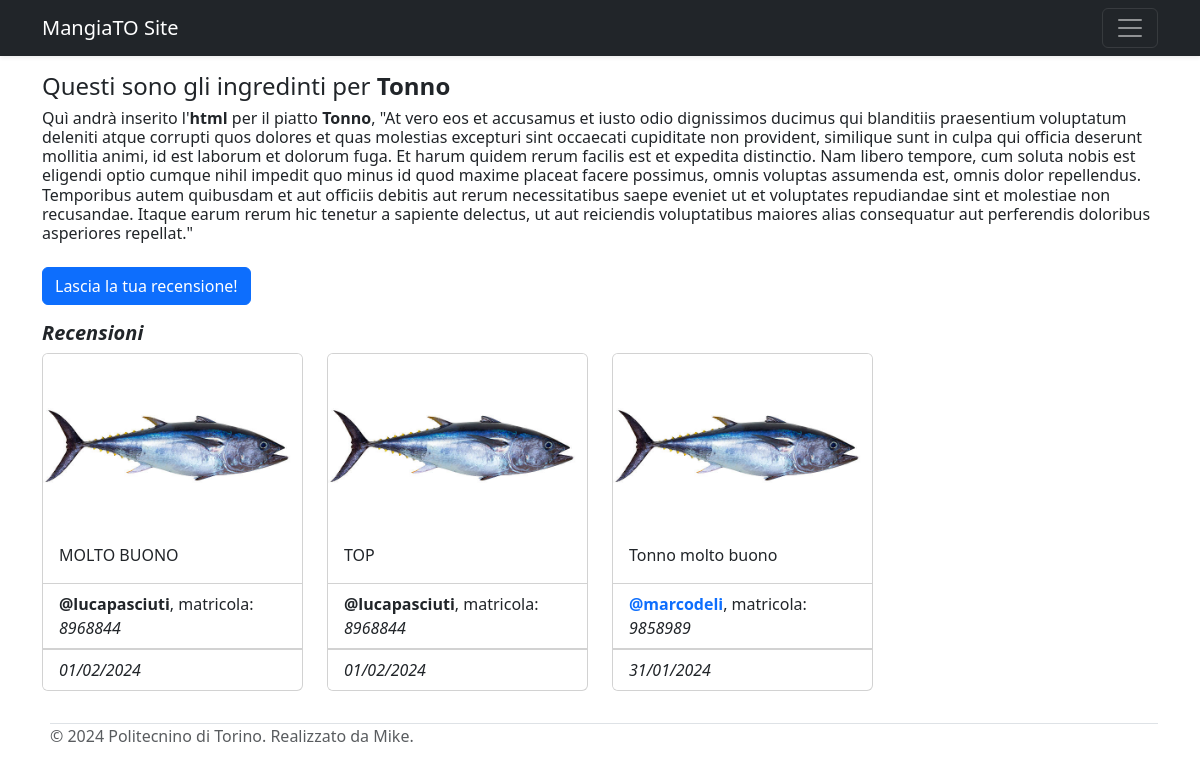
Screenshot of /piatti/4 (signed in) with the database file from the repository.
### tables this page shows
CREATE TABLE "piatti" (
	"id"	INTEGER NOT NULL,
	"nome_piatto"	TEXT NOT NULL UNIQUE,
	"sconto"	INTEGER,
	"categoria"	INTEGER NOT NULL,
	PRIMARY KEY("id" AUTOINCREMENT)
);

CREATE TABLE "recensioni" (
	"id"	INTEGER NOT NULL,
	"recensione"	TEXT NOT NULL,
	"data"	TEXT NOT NULL,
	"file"	TEXT UNIQUE,
	"id_piatto"	INTEGER NOT NULL,
	"id_utente"	INTEGER NOT NULL,
	FOREIGN KEY("id_piatto") REFERENCES "piatti"("id"),
	FOREIGN KEY("id_utente") REFERENCES "utenti"("id") ON DELETE CASCADE,
	PRIMARY KEY("id" AUTOINCREMENT)
);

CREATE TABLE "utenti" (
	"id"	INTEGER NOT NULL,
	"nome"	TEXT NOT NULL,
	"cognome"	TEXT NOT NULL,
	"username"	TEXT NOT NULL,
	"matricola"	INTEGER NOT NULL UNIQUE,
	"email"	TEXT NOT NULL UNIQUE,
	"password"	TEXT NOT NULL,
	PRIMARY KEY("id" AUTOINCREMENT)
);

### app.py (the view)
@app.route('/piatti/<int:id_piatto>')
def piatto_singolo(id_piatto):
  recensioni_db = mangiato_dao.get_recensioni_by_id_piatto(id_piatto)
  piatto_singolo_db = mangiato_dao.get_piatto(id_piatto)
  return render_template('piatti.html', piatto=piatto_singolo_db, recensioni=recensioni_db)

### app.py (called while the page is built)
@login_manager.user_loader
def load_user(user_id):
  db_user = utenti_dao.get_user_by_id(user_id)
  try:
    user = User(db_user['id'], db_user['nome'], db_user['cognome'], db_user['username'], db_user['matricola'], db_user['email'], db_user['password'])
  except:
    return redirect(url_for('index'))
  return user

### mangiato_dao.py (called while the page is built)
def get_piatto(id):
    query = 'SELECT * FROM piatti WHERE id = ?'
    connection = sqlite3.connect('db/mangiato.db')
    connection.row_factory = sqlite3.Row
    cursor = connection.cursor()
    cursor.execute(query, (id,))
    piatto = cursor.fetchone()
    cursor.close()
    connection.close()
    return piatto

def get_recensioni_by_id_piatto(id_piatto):
    query = '''
                SELECT recensioni.*, utenti.*
                FROM recensioni
                JOIN utenti ON recensioni.id_utente = utenti.id
                WHERE recensioni.id_piatto = ?
                ORDER BY recensioni.id DESC
            '''
    connection = sqlite3.connect('db/mangiato.db')
    connection.row_factory = sqlite3.Row
    cursor = connection.cursor()
    cursor.execute(query, (id_piatto,))
    recensioni = cursor.fetchall()
    cursor.close()
    connection.close()
    return recensioni

### utenti_dao.py (called while the page is built)
def get_user_by_id(user_id):
    query = 'SELECT * FROM utenti WHERE id = ?'
    connection = sqlite3.connect('db/mangiato.db')
    connection.row_factory = sqlite3.Row
    cursor = connection.cursor()
    cursor.execute(query, (user_id,))
    user = cursor.fetchone()
    cursor.close()
    connection.close()
    return user

### templates/piatti.html (shortened to what this page needs)
{% extends 'base.html' %}
{% block content %}
{% if piatto.nome_piatto == 'Tonno' %}
{% set id_piatto = piatto.id %}
<div class="container">
    <h4>Questi sono gli ingredinti per <strong>{{ piatto.nome_piatto }}</strong></h4>
</div>
<div class="container">
    <h6>Quì andrà inserito l'<strong>html</strong> per il piatto <strong>{{ piatto.nome_piatto }}</strong>, "At vero eos et accusamus et iusto odio dignissimos ducimus qui blanditiis praesentium voluptatum deleniti atque corrupti quos dolores et quas molestias excepturi sint occaecati cupiditate non provident, similique sunt in culpa qui officia deserunt mollitia animi, id est laborum et dolorum fuga. Et harum quidem rerum facilis est et expedita distinctio. Nam libero tempore, cum soluta nobis est eligendi optio cumque nihil impedit quo minus id quod maxime placeat facere possimus, omnis voluptas assumenda est, omnis dolor repellendus. Temporibus autem quibusdam et aut officiis debitis aut rerum necessitatibus saepe eveniet ut et voluptates repudiandae sint et molestiae non recusandae. Itaque earum rerum hic tenetur a sapiente delectus, ut aut reiciendis voluptatibus maiores alias consequatur aut perferendis doloribus asperiores repellat."</strong></h2>
</div>
{% endif %}
{% if current_user.is_authenticated %}
        <div class="container pt-3 pb-2">
            <button type="button" class="btn btn-primary" data-bs-toggle="modal" data-bs-target="#exampleModal">
            Lascia la tua recensione!
            </button>
        </div>
{% endif %}
        {% if recensioni %}
        <div class="container pt-2">
            <h5><em><strong>Recensioni</strong></em></h5>
            <div class="row">
                {% for recensione in recensioni %}
                <div class="col-md-3">
                    <div class="card mb-3">
                        {% if recensione['file'] %}
                        <img src="{{ url_for('static', filename=recensione.file) }}" class="card-img-top" alt="recensione">
                        {% endif %}
                        <div class="card-body">
                            <p class="card-text">{{ recensione.recensione}}</p>
                        </div>
                        <ul class="list-group list-group-flush">
                            {% if current_user.id == recensione.id_utente %}
                            <li class="list-group-item"><a href="{{ url_for('le_mie_recensioni') }}" style="text-decoration: none;"><strong>@{{ recensione.username }}</strong></a>, matricola: <em>{{ recensione.matricola }}</em></li>
                            {% else %}
                            <li class="list-group-item"><strong>@{{ recensione.username }}</strong>, matricola: <em>{{ recensione.matricola }}</em></li>
                            {% endif %}
                        </ul>
                        <ul class="list-group list-group-flush">
                            <li class="list-group-item mr-2"><em>{{ recensione.data }}</em></li>
                        </ul>
                    </div>
                </div>
                {% endfor %}
            </div>
        </div>
        {% endif %}
{% endblock %}

### rows the page displays
piatti: nome_piatto "Tonno"
recensioni: file (picture), recensione "MOLTO BUONO", username "lucapasciuti", matricola "8968844", data "01/02/2024"
recensioni: file (picture), recensione "TOP", username "lucapasciuti", matricola "8968844", data "01/02/2024"
recensioni: file (picture), recensione "Tonno molto buono", username "marcodeli", matricola "9858989", data "31/01/2024"
